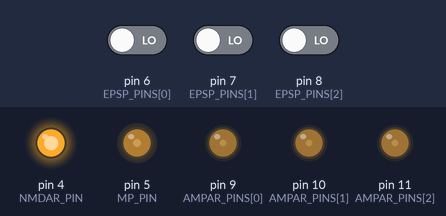
The sketch below on a simulated Arduino Uno, built with avr-gcc and run on an emulated ATmega328P. Shown: output pins drawn as LEDs (lit = HIGH). Inputs (shaded band) come from the test bench; at power-on: pin 6 (EPSP_PINS[0]) LOW, pin 7 (EPSP_PINS[1]) LOW, pin 8 (EPSP_PINS[2]) LOW.

Above: at 1.2 s.
1.3 s: pin 6 (EPSP_PINS[0]) driven HIGH
At 2.29 s:
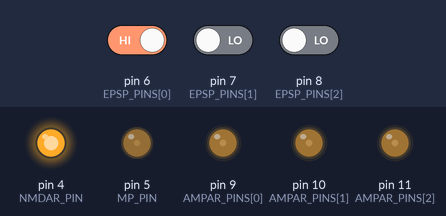
4.3 s: pin 7 (EPSP_PINS[1]) driven HIGH
At 7.1 s:
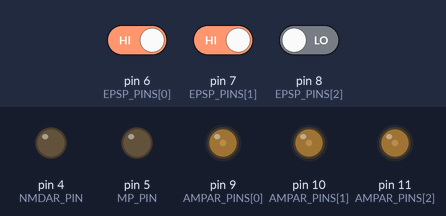
7.3 s: pin 8 (EPSP_PINS[2]) driven HIGH
At 7.64 s:
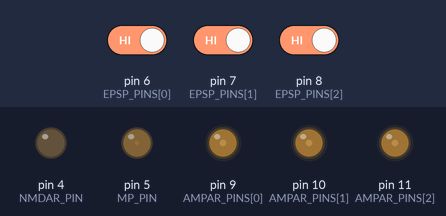
Timing chart, 0 to 10.4 s (numbered marks = the images above; inputs shaded):
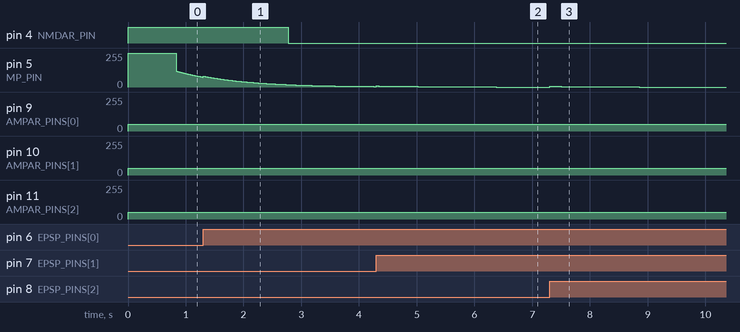

The sketch:

03161_synapse_project.ino
```cpp
// EPSP stands for "Exictatory Presynaptic Potential"
// Assumes one synapse per neuron
// Assumes EPSP will lead to vesicle fusion 100% of the time

// NMDAR active light
#define NMDAR_PIN 4

// Membrane Potential light
#define MP_PIN 5

// EPSP button pins
const int EPSP_PINS[] = {6, 7, 8};

// AMPAR light pins
const int AMPAR_PINS[] = {9, 10, 11};


// Constants
#define e 2.71828

// Model Constants
#define NUM_NEURONS 3

#define spike_thresh_mV -50
#define spike_refactory_period_milliseconds 4000
#define spike_period_milliseconds 100
#define spike_multiplier 2

#define membrane_max_mV 70
#define membrane_min_mV -70

#define nmdar_thresh_mV -60
#define nmdar_to_mV 1.5

// time constant for leaky neuron model
#define tau 3e-4

#define ampar_min_percentage 0
#define ampar_max_percentage 100
#define ampar_init_percentage 50
#define ampar_add_percentage 20
#define ampar_sub_percentage 1
#define ampar_percentage_to_mV 0.05


// keeps track of when spike was
unsigned long spike_start_time;

// keeps track of whether NMDAR can fire
bool nmdar_is_active;

// keeps track of membrane potential (milli Volts)
double membrane_potential_mV[NUM_NEURONS];

// keeps track of whether the epsp button was previously high
bool epsp_prev[NUM_NEURONS];

// Keeps tack of current state of epsp button
bool epsp_curr[NUM_NEURONS];

// keeps track of the current AMPAR count at each synapse (percentage)
int ampar_percent_saturation[NUM_NEURONS];


void setup() {
    pinMode(NMDAR_PIN, OUTPUT);
    nmdar_is_active = false;

    pinMode(MP_PIN, OUTPUT);

    for (int i = 0; i < NUM_NEURONS; i++){
        membrane_potential_mV[i] = (membrane_max_mV - membrane_min_mV) / NUM_NEURONS;

        pinMode(EPSP_PINS[i], INPUT);

        epsp_curr[i] = HIGH;

        epsp_prev[i] = HIGH;

        pinMode(AMPAR_PINS[i], OUTPUT);

        ampar_percent_saturation[i] = ampar_init_percentage;
    };

    spike_start_time = millis();

    Serial.begin(9600);
}


void loop() {
    double aggregate_membrane_potential_mV = membrane_min_mV;
    for(int i = 0; i < NUM_NEURONS; i++){
        aggregate_membrane_potential_mV = aggregate_membrane_potential_mV + membrane_potential_mV[i];
    }

    // need to standardize aggregate membrane potential to convert it to a byte
    double standardized_aggregate_membrane_potential_mV = (aggregate_membrane_potential_mV - membrane_min_mV) / (membrane_max_mV - membrane_min_mV) * 255;

    // update membrane potential LED
    analogWrite(MP_PIN, byte(standardized_aggregate_membrane_potential_mV));


    // update NMDAR Magnesium Eviction LED
    digitalWrite(NMDAR_PIN, nmdar_is_active);
    nmdar_is_active = nmdar_thresh_mV < aggregate_membrane_potential_mV;


    // for each synapse update the membrane potential
    for (int i = 0; i < NUM_NEURONS; i++){
        membrane_potential_mV[i] = membrane_potential_mV[i] / pow(e, tau);

        // read the current state of the button
        epsp_curr[i] = digitalRead(EPSP_PINS[i]);


        // write the current ampar count to the LED
        double standardized_ampar_percent_saturation = (ampar_percent_saturation[i] - ampar_min_percentage - 20) / (ampar_max_percentage - ampar_min_percentage) * 255;
        analogWrite(AMPAR_PINS[i], byte(ampar_percent_saturation[i]));


        // update membrane potential if EPSP
        if (!epsp_prev[i] && epsp_curr[i]) {
            membrane_potential_mV[i] = membrane_potential_mV[i] + (ampar_percentage_to_mV * ampar_percent_saturation[i]);
            ampar_percent_saturation[i] = ampar_percent_saturation[i] - ampar_sub_percentage;

            membrane_potential_mV[i] = membrane_potential_mV[i] + nmdar_to_mV * nmdar_is_active;
        }


        // updated previous epsp to current epsp
        epsp_prev[i] = epsp_curr[i];

    }

    // handle spiking
    unsigned long current_time = millis();
    // if no spike in last spike_refactory_period_milliseconds AND above spike threshold
    // OR if we started spiking less than spike_period_milliseconds ago then
    // spike!
    if ((spike_thresh_mV < aggregate_membrane_potential_mV &&
            spike_start_time + spike_refactory_period_milliseconds < current_time)
        || spike_start_time + spike_period_milliseconds > current_time)
        {
        // if first time step of spike
        // then update ampar_percent_saturation
        // then save that we just started a spike
        if (spike_start_time + spike_refactory_period_milliseconds < current_time) {
            for(int i = 0; i < NUM_NEURONS; i++){
                if (1 < membrane_potential_mV[i]) {
                    ampar_percent_saturation[i] = ampar_percent_saturation[i] + ampar_add_percentage;
                }
            }
            spike_start_time = millis();
        }

        // if we are spiking, increase membrane potential
        for(int i = 0; i < NUM_NEURONS; i++){
            membrane_potential_mV[i] = membrane_potential_mV[i] * spike_multiplier;
        }

    }


    // need to get new agg to normalize the membrane_potential_mV array
    double new_aggregate_membrane_potential_mV = membrane_min_mV;
    for(int i = 0; i < NUM_NEURONS; i++){
        new_aggregate_membrane_potential_mV += membrane_potential_mV[i];
    }


    // keep membrane potential and ampar count in model range
    for (int i = 0; i < NUM_NEURONS; i++){

        // NOTE assumes new_aggregate_membrane_potential_mV can't be 0 and out of range
        if (new_aggregate_membrane_potential_mV > membrane_max_mV){
            membrane_potential_mV[i] = (membrane_potential_mV[i] / (new_aggregate_membrane_potential_mV - membrane_min_mV)) * (membrane_max_mV - membrane_min_mV);

        } else if (new_aggregate_membrane_potential_mV < membrane_min_mV) {
            membrane_potential_mV[i] = 0;

        }

        ampar_percent_saturation[i] = max(ampar_min_percentage, min(ampar_percent_saturation[i], ampar_max_percentage));
    }
}
```

Measured:
- after the input at 1.3 s, pin 9 (AMPAR_PINS[0]): 50/255 → 49/255 at once
- after the input at 4.3 s, pin 10 (AMPAR_PINS[1]): 50/255 → 49/255 at once
- after the input at 7.3 s, pin 5 (MP_PIN): 0/255 → 4/255 at once, → 3/255 0.21 s later, → 2/255 0.28 s later, → 1/255 0.39 s later, … (5 changes in this stretch); pin 11 (AMPAR_PINS[2]): 50/255 → 49/255 at once
